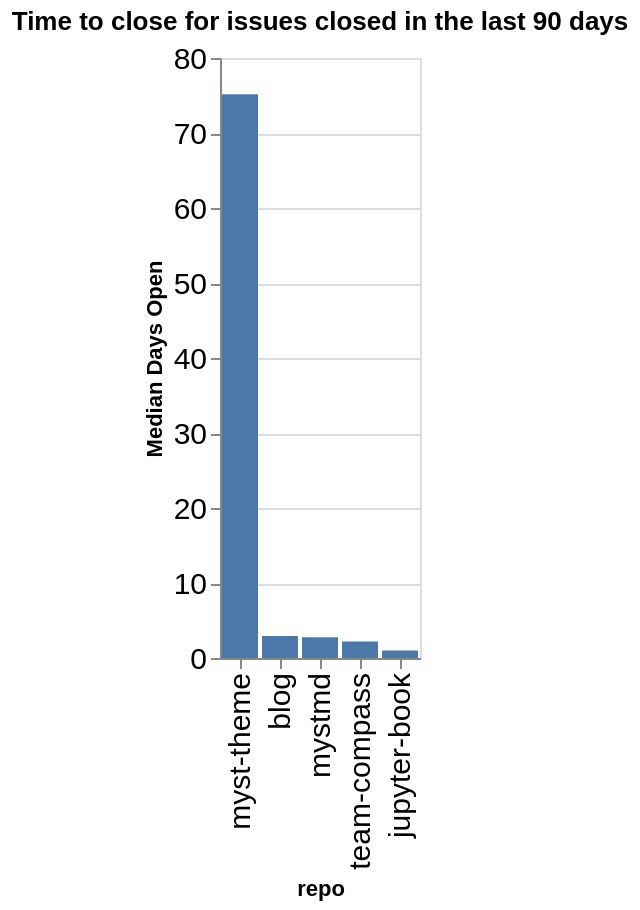

Notebook source saved alongside this figure:
### Code cell
time_open = closed.groupby(['org', 'repo']).agg({'time_open': 'median'}).reset_index()
time_open['time_open'] = time_open['time_open'] / (60 * 60 * 24)
time_open['org/repo'] = time_open.apply(lambda a: a['org'] + '/' + a['repo'], axis=1)
sorted_vals = time_open.sort_values(['org', 'time_open'], ascending=False)['repo'].values
alt.Chart(data=time_open, title=f"Time to close for issues closed in the last {n_days} days").mark_bar().encode(
    x=alt.X('repo', sort=alt.Sort(sorted_vals.tolist())),
    y=alt.Y('time_open', title="Median Days Open"),
)

### Figure 1 — Vega-Lite specification as saved in the notebook (floating-point values rounded to 4 significant figures)
{"config": {"axisLeft": {"labelFontSize": 15}, "axisBottom": {"labelFontSize": 15}}, "data": {"name": "data-2a3275e24cd9afcab74bdfc39db67e47"}, "mark": {"type": "bar"}, "encoding": {"x": {"field": "repo", "sort": ["myst-theme", "blog", "mystmd", "team-compass", "jupyter-book"], "type": "nominal"}, "y": {"field": "time_open", "title": "Median Days Open", "type": "quantitative"}}, "title": "Time to close for issues closed in the last 90 days", "$schema": "https://vega.github.io/schema/vega-lite/v5.20.1.json", "datasets": {"data-2a3275e24cd9afcab74bdfc39db67e47": [{"org": "jupyter-book", "repo": "blog", "time_open": 2.948, "org/repo": "jupyter-book/blog"}, {"org": "jupyter-book", "repo": "jupyter-book", "time_open": 0.9961, "org/repo": "jupyter-book/jupyter-book"}, {"org": "jupyter-book", "repo": "myst-theme", "time_open": 75.17, "org/repo": "jupyter-book/myst-theme"}, {"org": "jupyter-book", "repo": "mystmd", "time_open": 2.774, "org/repo": "jupyter-book/mystmd"}, {"org": "jupyter-book", "repo": "team-compass", "time_open": 2.206, "org/repo": "jupyter-book/team-compass"}]}}
